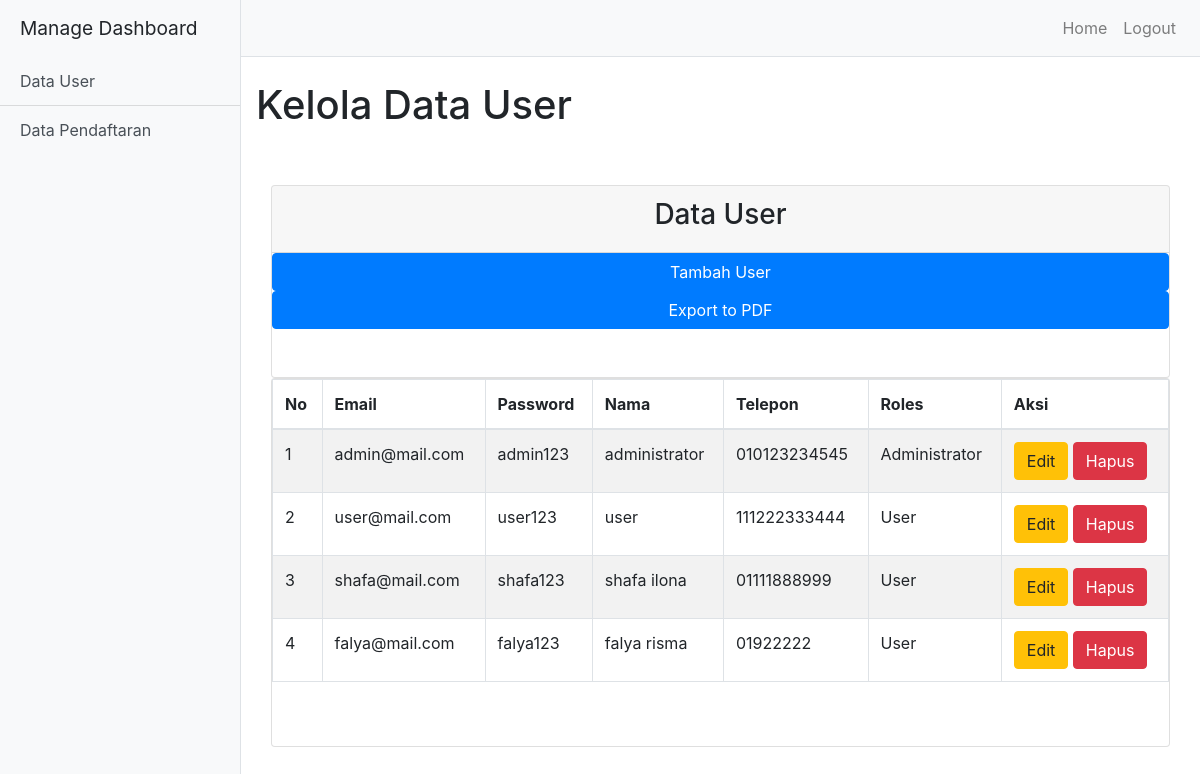
Screenshot of /pages/kelola-user.php with the database file from the repository.
### tables this page shows
CREATE TABLE `users` (
  `id_users` int(11) NOT NULL,
  `email_users` varchar(100) NOT NULL,
  `password_users` varchar(25) NOT NULL,
  `nama` varchar(100) NOT NULL,
  `telepon` varchar(25) NOT NULL,
  `roles` varchar(25) NOT NULL
);

### pages/kelola-user.php (the view, shortened to what this page needs)
<!DOCTYPE html>
<html lang="en">
<head>
  <link href="../vendor/bootstrap/css/bootstrap.min.css" rel="stylesheet">
  <link href="../css/simple.sidebar.css" rel="stylesheet">
</head>
<body>
  <div class="d-flex" id="wrapper">
    <div class="bg-light border-right" id="sidebar-wrapper">
      <div class="sidebar-heading">Manage Dashboard</div>
      <div class="list-group list-group-flush">
        <a href="kelola-user.php" class="list-group-item list-group-item-action bg-light">Data User</a>
        <a href="kelola-pendaftaran.php" class="list-group-item list-group-item-action bg-light">Data Pendaftaran</a>
      </div>
    </div>
    <div id="page-content-wrapper">
      <nav class="navbar navbar-expand-lg navbar-light bg-light border-bottom">
        <div class="collapse navbar-collapse" id="navbarSupportedContent">
          <ul class="navbar-nav ml-auto mt-2 mt-lg-0">
            <li class="nav-item">
              <a class="nav-link" href="home-admin.php">Home <span class="sr-only"></span></a>
            </li>
            <li class="nav-item">
          <a class="nav-link" href="../logout.php">Logout</a></li>
          </ul>
        </div>
      </nav>
      <div class="container-fluid">
        <h1 class="mt-4">Kelola Data User</h1><br>
        <div class="col-lg-12"> <br>
            <div class="card">
                <div class="card-header text-center">
                    <h3>Data User</h3>
                </div>
                <a href="add-user.php" class="btn btn-primary">Tambah User</a>
                <a href="laporan-users.php" class="btn btn-primary" target="_blank">Export to PDF</a>
            </div>
            <div class="card body">
                <table class="table table-bordered table-striped">
                <thead>
                    <tr>
                        <th>No</th>
                        <th>Email</th>
                        <th>Password</th>
                        <th>Nama</th>
                        <th>Telepon</th>
                        <th>Roles</th>
                        <th>Aksi</th>
                    </tr>
                </thead>
                <tbody>
                <?php
                include '../koneksi.php';
                $no=1;
                $data=mysqli_query($db,"SELECT * FROM users");
                while($d=mysqli_fetch_array($data)){
                ?>
                <tr>
                    <td><?php echo $no++; ?></td>
                    <td><?php echo $d['email_users']; ?></td>
                    <td><?php echo $d['password_users']; ?></td>
                    <td><?php echo $d['nama']; ?></td>
                    <td><?php echo $d['telepon']; ?></td>
                    <td><?php echo $d['roles']; ?></td>
                    <td>
                        <a href="update-user.php?id_users=<?php echo $d['id_users']; ?>" class="btn btn-warning">Edit</a>
                        <a href="delete-user.php?id_users=<?php echo $d['id_users']; ?>" class="btn btn-danger">Hapus</a>
                    </td>
                </tr>
                <?php
                }
                ?>
                </tbody>
                </table>
            </div>
        </div>
      </div>
    </div>
</body>
</html>

### css/simple.sidebar.css (style rules this page uses)
#wrapper { overflow-x: hidden; }
#sidebar-wrapper { min-height: 100vh; margin-left: -15rem; -webkit-transition: margin .25s ease-out; -moz-transition: margin .25s ease-out; -o-transition: margin .25s ease-out; transition: margin .25s ease-out; }
#sidebar-wrapper .sidebar-heading { padding: 0.875rem 1.25rem; font-size: 1.2rem; }
#sidebar-wrapper .list-group { width: 15rem; }
#page-content-wrapper { min-width: 100vw; }
@media (min-width: 768px) { #sidebar-wrapper { margin-left: 0; } }
@media (min-width: 768px) { #page-content-wrapper { min-width: 0; width: 100%; } }

### rows the page displays
users: email_users "admin@mail.com", password_users "admin123", nama "administrator", telepon "010123234545", roles "Administrator"
users: email_users "user@mail.com", password_users "user123", nama "user", telepon "111222333444", roles "User"
users: email_users "shafa@mail.com", password_users "shafa123", nama "shafa ilona", telepon "01111888999", roles "User"
users: email_users "falya@mail.com", password_users "falya123", nama "falya risma", telepon "01922222", roles "User"
